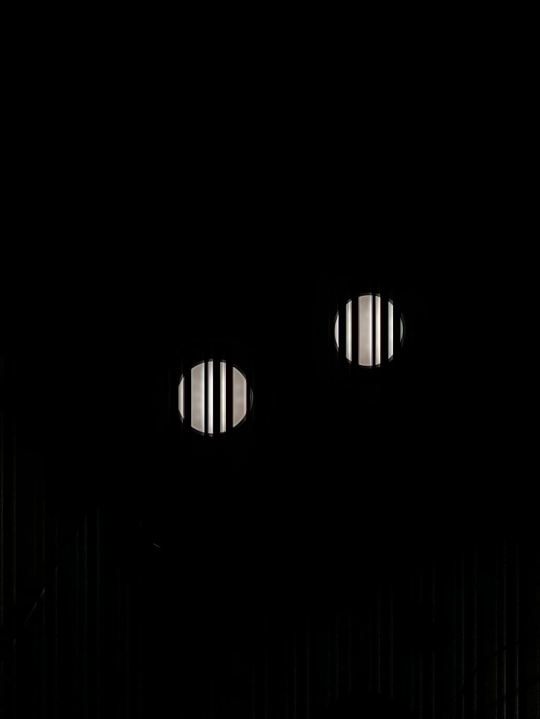
#> input picture ban_on_dinh/1. doc pixel/LedID-cheo1.jpeg, 1080 x 1437 px, found by its file name (shown at 1/2 size)
$ python decode_data_original.py
#> lines starting #> are read from the running program, lines starting #| are printed output that depends on the picture; after the words box and inside, x2 and y2 are one past the last pixel; in counts of white or black regions, pixels touching at a corner belong together
# import the opencv library
import cv2
# import ham_check_roi_tu_arr_6_5 as hc
# import ham_ve_roi_4 as hvr
import numpy as np
import matplotlib.pyplot as plt
from scipy.optimize import curve_fit
# import ham_xu_ly_anh_xam as hxla
# import ham_xu_ly_y_4 as xly
import time


# st = time.time()


# # vid.set(3, 640)
# # vid.set(4, 480)
# array2 = [[0]]
bien_nho_max = 0
bien_nho_so_anh = 0
mang_so_1 =[0]
mang_so_1_append = []


array2 = [[0]] # TH khong can tinh xac suat

img = cv2.imread("C:\\Python\\sample\\venv\\app_proccessing_image\\ban_on_dinh\\1. doc pixel\\LedID-cheo1.jpeg")
#> img is the input picture: shape (1437, 1080, 3); mean B, G, R 2.2, 2.3, 2.4

# ret, img = vid.read()
# print(img)
img = cv2.rotate(img, cv2.ROTATE_90_COUNTERCLOCKWISE)
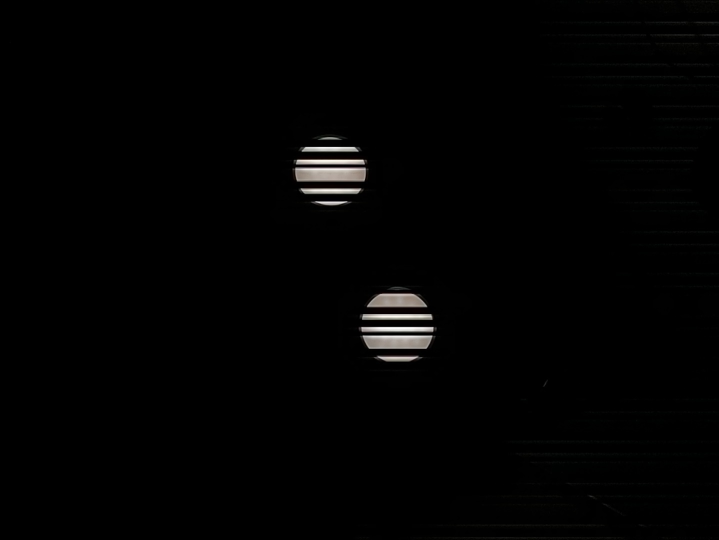
#> img: shape (1080, 1437, 3) (shown at 1/2 size); mean B, G, R 2.2, 2.3, 2.4
frame = cv2.cvtColor(img, cv2.COLOR_BGR2GRAY) #
#    cv2.imshow("Frame", img) # raw


height = frame.shape[0]
width = frame.shape[1]
# print("height, width", height, width)

ret, frame0 = cv2.threshold(frame, 150, 255, cv2.THRESH_BINARY)
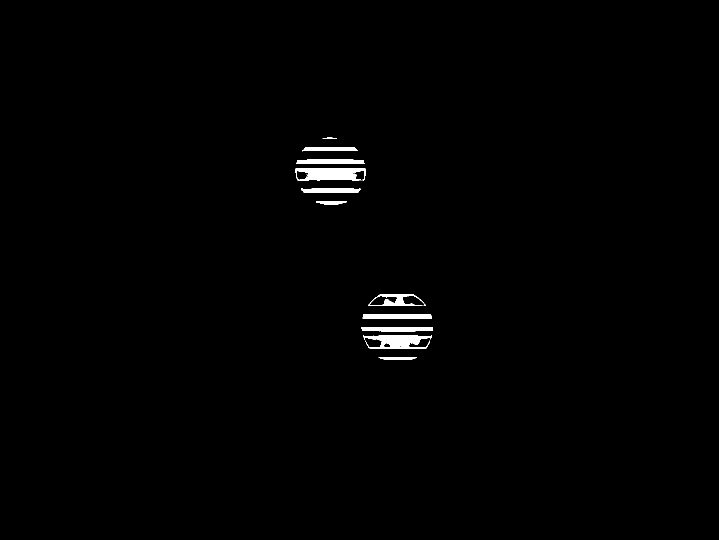
#> frame0: shape (1080, 1437) (shown at 1/2 size); 0.78% white; 19 white regions (7 under 20 px)
#    cv2.imshow("Frame", frame0)
contours, hierarchy = cv2.findContours(frame0, cv2.RETR_TREE, cv2.CHAIN_APPROX_SIMPLE)
#> contours = 27 contours, 15 with area under 20; largest, box (x1, y1, x2, y2) and area: (591, 336, 731, 360) 2424, (726, 671, 864, 697) 2112, (736, 588, 852, 612) 1517, (723, 654, 866, 663) 1060, (593, 319, 729, 328) 1018
print("len contours: ", len(contours))
#| len contours:  27
#> (the rest of the program and of its run is left out)
